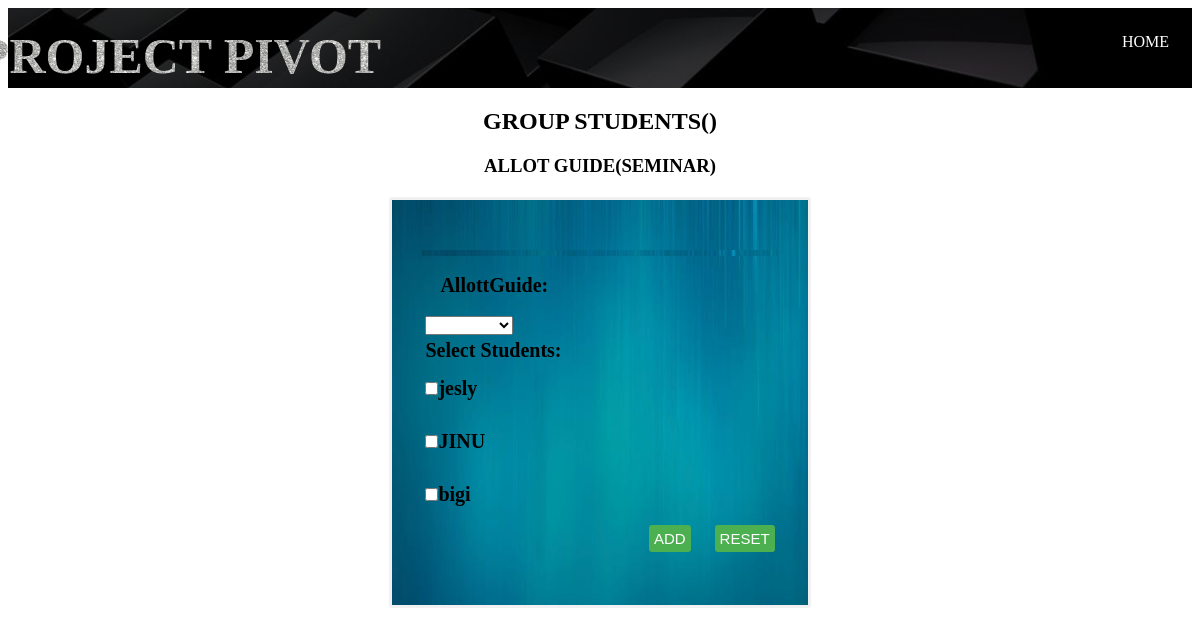
Screenshot of /guidesem.php with the database file from the repository.
### tables this page shows
CREATE TABLE `register` (
  `rollno` varchar(30) NOT NULL,
  `sname` varchar(50) NOT NULL,
  `ktuid` varchar(50) NOT NULL,
  `email` varchar(50) NOT NULL,
  `phno` bigint(10) NOT NULL
);

### guidesem.php (the view, shortened to what this page needs)
<?php
$con=mysqli_connect('localhost','root','','project');
$select="select *from staff";
$selresult=mysqli_query($con,$select);
$options="";
while($row=mysqli_fetch_array($selresult))
{
$options=$options."<option>$row[1]</option>";
}
?>
<!DOCTYPE html>
    <head>
<link rel="stylesheet" type="text/css" href="maincss.css">
<link rel="stylesheet" type="text/css" href="form.css">
    </head>
    <body style="background-image: url('cell.jpg'); background-repeat: no-repeat;background-size: cover">
<header>
            <div class="main">
    <ul>
<li><a href="advisorhome.php">HOME</a></li></ul></div>
        <div class="title">
            <h3>PROJECT PIVOT </h3></div></header>
<font face="Bahnschrift Condensed">
<center><h2>GROUP STUDENTS(<?php
?>)</h2>
<h3>ALLOT GUIDE(SEMINAR)</h3>
<form name="form40" method="post" action="" class="f2"width=100% style="background-image: url('blue.jpeg'); background-repeat: no-repeat;background-size: cover" ><h2>
<div class="input-group"><center>
  <table  width=100% style="background-image: url('blue.jpeg'); background-repeat: no-repeat;background-size: cover">
<tr><td>
<input type="hidden" name="batch"  value="<?php echo  $_SESSION['batch'] ; ?>" readonly></td></div>
<div class="input-group">
  <table  width=100% >
<td><label>AllottGuide:</label>
  <div class="custom-select" style="width:200px;">
<select name="name"  required>
  <option ></option>
  <?php echo $options; ?></select>
 </center>
</td></tr><tr>
    <td>
Select Students:
  <br>
  <?php
     $checkquery="select * from register";
     $queryrun=mysqli_query($con,$checkquery);
     if(mysqli_num_rows($queryrun)>0)
     {
      foreach($queryrun as $sname)
      {
        ?>
        <input type="checkbox" name="sname[]" value="<?= $sname['sname'];?>" /><?= $sname['sname']; ?><br>
        <?php
      }
     }
   ?>
<td>
     <div class="input-group"><tr><td>
    <button type="submit" name="save" class="btn" >ADD</button></td>
<td>
<button type="reset" name="reset" class="btn" >RESET</button>
</td></tr></font>
</body>
</html>

### maincss.css (style rules this page uses)
header { background-image:linear-gradient(rgba(0,0,0,0.4),rgba(0,0,0,0.4)),url(black.jpg); height: 10vh; background-size: cover; background-position: center; }
ul { float:right; list-style-type: none; margin-top: 25px; }
ul li { display: inline-block; }
ul li a { font-color :green; text-decoration: none; color: #fff; padding: 5px 20px; border:3px solid transparent; transition: 0.6s ease; }
.title { position: absolute; top:7%; left:15%; float:center; transform: translate(-50%,-50%); }
.title h3 { color: #fff; font-size: 50px; }
.title h3 { font-size:50px; font-family: Bahnschrift Condensed;,serif; text-align:center; color:rgba(225,225,225,.1); background-image: url(download.jpg); background-repeat: repeat-x; -webkit-background-clip:text; animation: animate 15s linear infinite; float: center; }

### form.css (style rules this page uses)
.f2 { width: 30%; margin: 20px auto; text-align: left; padding: 30px; border: 3px solid #f1f1f1; border-radius: 3px; }
input { margin: 20px auto; padding: 15px; border: 3px solid #f1f1f1; border-radius: 3px; }
.input-group { margin: 10px 0px 10px 0px; font-size: 20px; }
.input-group label { display: block; text-align: left; margin: 15px; }
.btn { float: right; padding: 5px; font-size: 15px; color: white; background:#4CAF50 ; border:none; border-radius: 3px; }

### rows the page displays
register: sname "jesly"
register: sname "JINU"
register: sname "bigi"
